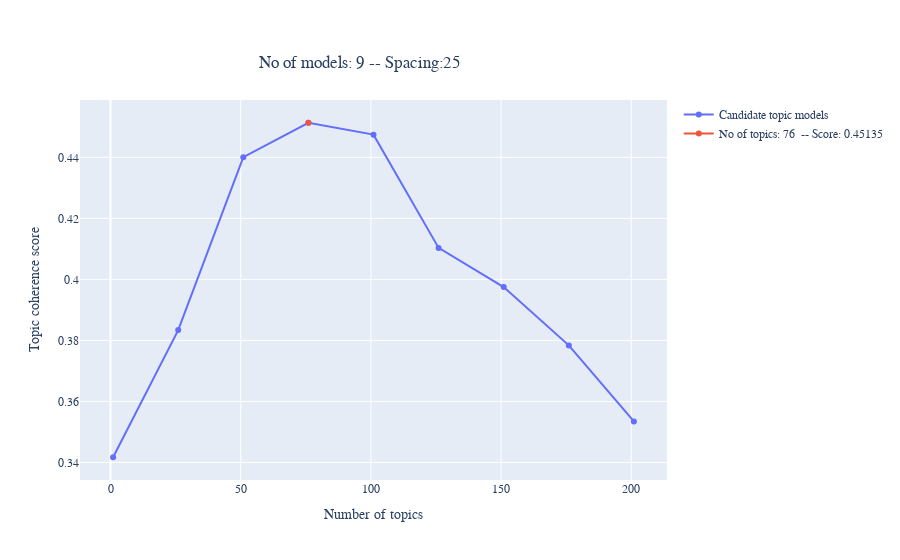
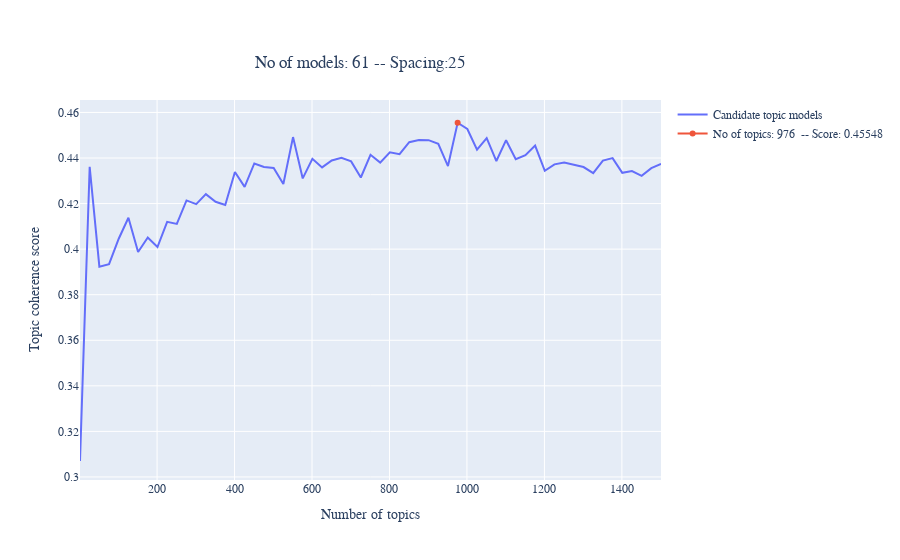

The code cell stored with these charts, in order, in its notebook:
### Code cell
no_topics_par = 76
no_topics_email = 976

plot_topic_scores(par_scores,reference = 76)
plot_topic_scores(email_scores,reference = 976)


#par_model = extract_model(par_scores, no_topics_par)
#email_model = extract_model(email_scores, no_topics_email)

#print(par_model)
#print(email_model)

### Figure 1 — Plotly figure (JSON) as saved in the notebook; plotly's stock layout.template omitted (floating-point values rounded to 4 significant figures)
{"data": [{"name": "Candidate topic models", "type": "scatter", "x": [1, 26, 51, 76, 101, 126, 151, 176, 201], "y": [0.3417, 0.3834, 0.4401, 0.4513, 0.4475, 0.4103, 0.3975, 0.3784, 0.3535]}, {"name": "No of topics: 76\n -- Score: 0.45135", "type": "scatter", "x": [76], "y": [0.4513]}], "layout": {"autosize": true, "font": {"family": "Arial"}, "legend": {"title": {"text": ""}}, "title": {"text": "No of models: 9 -- Spacing:25", "x": 0.4, "xanchor": "center", "y": 0.9, "yanchor": "top"}, "xaxis": {"autorange": true, "range": [-12.18, 214.2], "title": {"text": "Number of topics"}, "type": "linear"}, "yaxis": {"autorange": true, "range": [0.3327, 0.4604], "title": {"text": "Topic coherence score"}, "type": "linear"}}}

### Figure 2 — Plotly figure (JSON) as saved in the notebook; plotly's stock layout.template omitted (floating-point values rounded to 4 significant figures)
{"data": [{"name": "Candidate topic models", "type": "scatter", "x": [1, 26, 51, 76, 101, 126, 151, 176, 201, 226, 251, 276, 301, 326, 351, 376, 401, 426, 451, 476, 501, 526, 551, 576, 601, 626, 651, 676, 701, 726, 751, 776, 801, 826, 851, 876, 901, 926, 951, 976, 1001, 1026, 1051, 1076, 1101, 1126, 1151, 1176, 1201, 1226, 1251, 1276, 1301, 1326, 1351, 1376, 1401, 1426, 1451, 1476, 1501], "y": [0.307, 0.4362, 0.3923, 0.3934, 0.4046, 0.4138, 0.3987, 0.4051, 0.4009, 0.412, 0.4111, 0.4214, 0.4198, 0.4241, 0.4208, 0.4194, 0.4338, 0.4274, 0.4376, 0.4361, 0.4356, 0.4286, 0.4492, 0.4311, 0.4397, 0.4359, 0.4389, 0.4401, 0.4385, 0.4315, 0.4414, 0.438, 0.4425, 0.4417, 0.447, 0.4479, 0.4478, 0.4462, 0.4365, 0.4555, 0.4527, 0.4436, 0.4487, 0.4387, 0.4478, 0.4395, 0.4412, 0.4454, 0.4344, 0.4372, 0.438, 0.4371, 0.436, 0.4334, 0.4389, 0.4399, 0.4335, 0.4343, 0.4322, 0.4356, 0.4374]}, {"name": "No of topics: 976\n -- Score: 0.45548", "type": "scatter", "x": [976], "y": [0.4555]}], "layout": {"autosize": true, "font": {"family": "Arial"}, "legend": {"title": {"text": ""}}, "title": {"text": "No of models: 61 -- Spacing:25", "x": 0.4, "xanchor": "center", "y": 0.9, "yanchor": "top"}, "xaxis": {"autorange": true, "range": [1, 1501], "title": {"text": "Number of topics"}, "type": "linear"}, "yaxis": {"autorange": true, "range": [0.2986, 0.4674], "title": {"text": "Topic coherence score"}, "type": "linear"}}}
